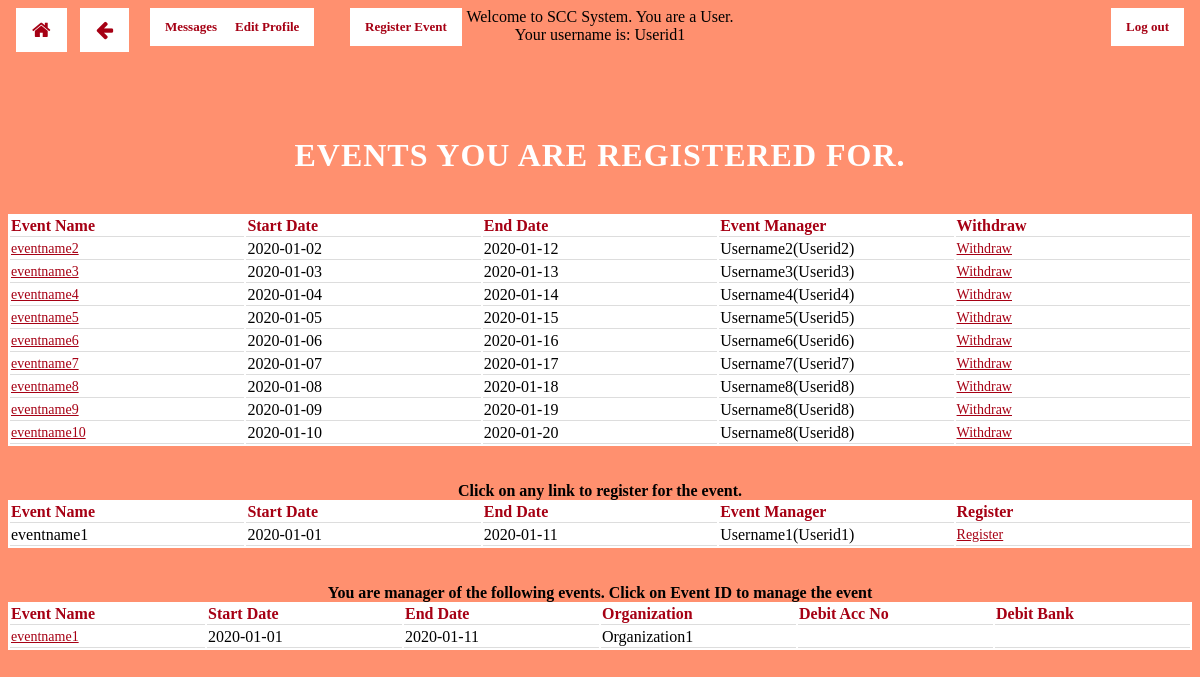
Screenshot of /users.php (signed in) with the database file from the repository.
### tables this page shows
CREATE TABLE IF NOT EXISTS participants (
    user VARCHAR(15) NOT NULL,
    event INTEGER NOT NULL,
    PRIMARY KEY(user, event),
    FOREIGN KEY(user) REFERENCES users_info(userid) ON UPDATE CASCADE ON DELETE CASCADE,
    FOREIGN KEY(event) REFERENCES events_info(eventid) ON UPDATE CASCADE ON DELETE CASCADE
);

CREATE TABLE IF NOT EXISTS events_info (
    eventid INTEGER AUTO_INCREMENT PRIMARY KEY,
    eventname VARCHAR(255) NOT NULL,
    eventstatus BOOLEAN NOT NULL,
    startdate DATE NOT NULL,
    enddate DATE NOT NULL,
    orgnType VARCHAR(30) NOT NULL,
    debitdetail INTEGER(16),
    eventmanager VARCHAR(15),
    FOREIGN KEY(eventmanager) REFERENCES users_info(userid) ON UPDATE CASCADE ON DELETE SET NULL,
    FOREIGN KEY(debitdetail) REFERENCES acc_details(accno) ON UPDATE CASCADE ON DELETE SET NULL
);

CREATE TABLE IF NOT EXISTS users_info (
    userid VARCHAR(15) PRIMARY KEY NOT NULL,
    username VARCHAR(255),
    pass VARCHAR(16) NOT NULL,
    email VARCHAR(30),
    orgn VARCHAR(255)
);

### users.php (the view, shortened to what this page needs)
<?php
    include("connection.php");
    $user = $_SESSION['username'];
    echo "Your username is: ".$_SESSION['username']."<br>";
   		echo "<button onclick='window.history.go(-1); return false;' class='goBack'><i class='fa fa-arrow-left'></i></button>";
		echo "<button onclick='window.location.href=".'"authenticate.php"'."' class='btn'><i class='fa fa-home'></i></button>";
		echo "<button onclick='window.location.href=".'"logout.php"'."' class='logout'>Log out</button><br><br>";
		echo "<button onclick='window.location.href=".'"MessagingSystem.php"'."'class='msg'>Messages</button>";
		echo "<button onclick='window.location.href=".'"edit_profile.php"'."'class='pro'>Edit Profile</button>";
		echo "<button onclick='window.location.href=".'"register_event.php"'."'class='reg'>Register Event</button><br><br>";
    $sql = "SELECT event from  participants where user='$user'";
    $result = $conn->query($sql);
    $col = array( "startdate", "enddate");
    echo "<h1> Events you are registered for.</h1><br>";
    if($result->num_rows>0){
        echo "<table>";
        echo "<tr> <th>Event Name</th> <th>Start Date</th> <th>End Date</th> <th>Event Manager</th> <th>Withdraw</th></tr>";
        while($row = $result->fetch_assoc()){
            echo "<tr>";
            $eventDet = $row["event"];
            $eventDet = $conn->query("SELECT * from events_info where eventid='$eventDet'");
            $eventDet = $eventDet->fetch_assoc();
            echo "<td><a href='events.php?event=".$eventDet["eventid"]."'>".$eventDet["eventname"]."</a></td>";
            foreach($col as $att)
                echo "<td>".$eventDet[$att]."</td>";
            $eventManager = $eventDet["eventmanager"];
            $eventManager = $conn->query("SELECT username from users_info where userid='$eventManager'");
            echo "<td>".$eventManager->fetch_assoc()["username"]."(".$eventDet["eventmanager"].")</td>";
            $event = $row["event"];
            echo "<td><a href='users.php?withdraw_event=true&event=$event'>Withdraw</a></td>";
            echo "</tr>";
        }
        echo "</table>";
    }else{
        echo "You are not registered for any event.<br>";
    }
    $sql = "SELECT * from events_info where eventid NOT IN (SELECT event from participants where user='$user')";
    $result = $conn->query($sql);
    $col = array( "eventname", "startdate", "enddate");
    echo "<b><br><br> Click on any link to register for the event.</b><br>";
    if($result->num_rows>0){
        echo "<table>";
        echo "<tr><th>Event Name</th> <th>Start Date</th> <th>End Date</th> <th>Event Manager</th> <th>Register</th></tr>";
        while($row = $result->fetch_assoc()){
            echo "<tr>";
            foreach($col as $att)
                echo "<td>".$row[$att]."</td>";
            $eventManager = $row["eventmanager"];
            $eventManager = $conn->query("SELECT username from users_info where userid='$eventManager'");
            echo "<td>".$eventManager->fetch_assoc()["username"]."(".$row["eventmanager"].")</td>";
            $check = $row["eventid"];
            $check = $conn->query("SELECT * from event_join_req where user='$user' AND event='$check'");
            if($check->num_rows>0){
                echo "<td>Your Request is already in process</td>";
            }else{
                $event = $row["eventid"];
                echo "<td><a href='users.php?join_event=true&event=$event'>Register</a></td>";
            }
            echo "</tr>";
        }
        echo "</table>";
    }else{
        echo "You are not registered for any event.<br>";
    }
    $sql = "SELECT * from events_info where eventmanager='$user'";
    $result = $conn->query($sql);
    $col = array( "startdate", "enddate", "orgnType", "debitaccno", "debitbankname");
    echo "<b><br> <br>You are manager of the following events. Click on Event ID to manage the event</b><br>";
    if($result->num_rows>0){
        echo "<table>";
        echo "<tr> <th>Event Name</th> <th>Start Date</th> <th>End Date</th> <th>Organization</th> <th>Debit Acc No</th> <th>Debit Bank</th></tr>";
        while($row = $result->fetch_assoc()){
            echo "<tr>";
            $event = $row["eventid"];
            $eventname = $row["eventname"];
            echo "<td><a href='./manage_event.php?event=$event'>$eventname</a></td>";
            foreach($col as $att)
                echo "<td>".$row[$att]."</td>";
            echo "</tr>";
        }
        echo "</table>";
    }else{
        echo "You are not manager for any event.<br>";
    }
?>
<html>
    <head>
	<link rel="stylesheet" type="text/css" href="css/controller.css">
	<link rel="stylesheet" href="https://cdnjs.cloudflare.com/ajax/libs/font-awesome/4.7.0/css/font-awesome.min.css">
    </head>
</html>

### css/controller.css (style rules this page uses)
.btn { background-color: white; border: none; color: #a60014; padding: 12px 16px; cursor: pointer; position: absolute; top: 8px; left: 16px; font-size: 20px; }
.logout { font-weight:bold; background-color: white; font-family: Georgia; border: none; color: #a60014; padding: 11px 15px; cursor: pointer; position: absolute; top: 8px; right: 16px; font-size: 13px; }
.goBack { background-color: white; border: none; color: #a60014; padding: 12px 16px; cursor: pointer; position: absolute; top: 8px; left: 80px; font-size: 20px; }
.msg { font-weight:bold; background-color: white; font-family: Georgia; border: none; color: #a60014; padding: 11px 15px; cursor: pointer; position: absolute; top: 8px; left: 150px; font-size: 13px; }
.pro { font-weight:bold; background-color: white; font-family: Georgia; border: none; color: #a60014; padding: 11px 15px; cursor: pointer; position: absolute; top: 8px; left: 220px; font-size: 13px; }
.reg { font-weight:bold; background-color: white; font-family: Georgia; border: none; color: #a60014; padding: 11px 15px; cursor: pointer; position: absolute; top: 8px; left: 350px; font-size: 13px; }
h1 { color: white; text-transform: uppercase; letter-spacing: 1px; font-family:Georgia; }
table { background-color: white; width:100%; color:solid black; table-layout:fixed; }
td { word-wrap:break-word; border-bottom: 1px solid #ddd; background-color: white color: red }
th { text-align: left; color: #a60014; border-bottom: 1px solid #ddd; }
a { color:#a60014; font-size:14px; font-family: serif; text-align:left; }

### rows the page displays
participants: event.eventname "eventname2", event.startdate "2020-01-02", event.enddate "2020-01-12", users_info.username "Username2", event.eventmanager "Userid2"
participants: event.eventname "eventname3", event.startdate "2020-01-03", event.enddate "2020-01-13", users_info.username "Username3", event.eventmanager "Userid3"
participants: event.eventname "eventname4", event.startdate "2020-01-04", event.enddate "2020-01-14", users_info.username "Username4", event.eventmanager "Userid4"
participants: event.eventname "eventname5", event.startdate "2020-01-05", event.enddate "2020-01-15", users_info.username "Username5", event.eventmanager "Userid5"
participants: event.eventname "eventname6", event.startdate "2020-01-06", event.enddate "2020-01-16", users_info.username "Username6", event.eventmanager "Userid6"
participants: event.eventname "eventname7", event.startdate "2020-01-07", event.enddate "2020-01-17", users_info.username "Username7", event.eventmanager "Userid7"
participants: event.eventname "eventname8", event.startdate "2020-01-08", event.enddate "2020-01-18", users_info.username "Username8", event.eventmanager "Userid8"
participants: event.eventname "eventname9", event.startdate "2020-01-09", event.enddate "2020-01-19", users_info.username "Username8", event.eventmanager "Userid8"
participants: event.eventname "eventname10", event.startdate "2020-01-10", event.enddate "2020-01-20", users_info.username "Username8", event.eventmanager "Userid8"
events_info: eventname "eventname1", startdate "2020-01-01", enddate "2020-01-11", eventmanager.username "Username1", eventmanager "Userid1", orgnType "Organization1"

### other values shown
$_SESSION['username'] "Userid1"
